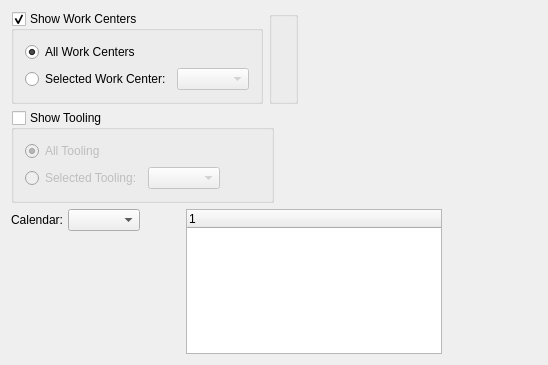
<?xml version="1.0" encoding="UTF-8"?>
<ui version="4.0">
 <comment>
This file is part of the xtmfg Package for xTuple ERP,
and is Copyright (c) 1999-2014 by OpenMFG LLC, d/b/a xTuple.  It
is licensed to you under the xTuple End-User License Agreement (&quot;the
EULA&quot;), the full text of which is available at www.xtuple.com/EULA.
While the EULA gives you access to source code and encourages your
involvement in the development process, this Package is not free
software.  By using this software, you agree to be bound by the
terms of the EULA.
</comment>
 <class>dspTimePhasedRoughCutByWorkCenter</class>
 <widget class="QWidget" name="dspTimePhasedRoughCutByWorkCenter">
  <property name="geometry">
   <rect>
    <x>0</x>
    <y>0</y>
    <width>548</width>
    <height>365</height>
   </rect>
  </property>
  <property name="windowTitle">
   <string>Time-Phased Planned Rough Cut by Work Center</string>
  </property>
  <layout class="QVBoxLayout" name="verticalLayout">
   <item>
    <layout class="QHBoxLayout" name="horizontalLayout_4">
     <item>
      <widget class="QGroupBox" name="_workCenterGroup">
       <property name="title">
        <string>Show Work Centers</string>
       </property>
       <property name="checkable">
        <bool>true</bool>
       </property>
       <layout class="QGridLayout" name="gridLayout_2">
        <item row="0" column="0" colspan="2">
         <widget class="QRadioButton" name="_allWorkCenters">
          <property name="text">
           <string>All Work Centers</string>
          </property>
          <property name="checked">
           <bool>true</bool>
          </property>
         </widget>
        </item>
        <item row="1" column="0">
         <widget class="QRadioButton" name="_selectedWorkCenter">
          <property name="text">
           <string>Selected Work Center:</string>
          </property>
         </widget>
        </item>
        <item row="1" column="1">
         <widget class="XComboBox" name="_workCenters">
          <property name="enabled">
           <bool>false</bool>
          </property>
          <property name="sizePolicy">
           <sizepolicy hsizetype="Expanding" vsizetype="Fixed">
            <horstretch>0</horstretch>
            <verstretch>0</verstretch>
           </sizepolicy>
          </property>
          <property name="type">
           <enum>XComboBox::WorkCentersActive</enum>
          </property>
         </widget>
        </item>
       </layout>
      </widget>
     </item>
     <item>
      <widget class="WarehouseGroup" name="_warehouse">
       <property name="title">
        <string/>
       </property>
       <property name="fixedSize">
        <bool>false</bool>
       </property>
      </widget>
     </item>
     <item>
      <spacer name="horizontalSpacer">
       <property name="orientation">
        <enum>Qt::Horizontal</enum>
       </property>
       <property name="sizeHint" stdset="0">
        <size>
         <width>13</width>
         <height>20</height>
        </size>
       </property>
      </spacer>
     </item>
    </layout>
   </item>
   <item>
    <layout class="QHBoxLayout" name="horizontalLayout">
     <item>
      <widget class="QGroupBox" name="_toolingGroup">
       <property name="title">
        <string>Show Tooling</string>
       </property>
       <property name="checkable">
        <bool>true</bool>
       </property>
       <property name="checked">
        <bool>false</bool>
       </property>
       <layout class="QGridLayout" name="gridLayout_5">
        <item row="0" column="0" colspan="2">
         <widget class="QRadioButton" name="_allTooling">
          <property name="text">
           <string>All Tooling</string>
          </property>
          <property name="checked">
           <bool>true</bool>
          </property>
         </widget>
        </item>
        <item row="1" column="0">
         <widget class="QRadioButton" name="_selectedTooling">
          <property name="text">
           <string>Selected Tooling:</string>
          </property>
          <property name="checked">
           <bool>false</bool>
          </property>
         </widget>
        </item>
        <item row="1" column="1">
         <layout class="QHBoxLayout" name="horizontalLayout_3">
          <item>
           <widget class="XComboBox" name="_tooling">
            <property name="enabled">
             <bool>false</bool>
            </property>
            <property name="sizePolicy">
             <sizepolicy hsizetype="Expanding" vsizetype="Fixed">
              <horstretch>0</horstretch>
              <verstretch>0</verstretch>
             </sizepolicy>
            </property>
            <property name="maximumSize">
             <size>
              <width>300</width>
              <height>16777215</height>
             </size>
            </property>
            <property name="type">
             <enum>XComboBox::Adhoc</enum>
            </property>
           </widget>
          </item>
          <item>
           <spacer name="horizontalSpacer_3">
            <property name="orientation">
             <enum>Qt::Horizontal</enum>
            </property>
            <property name="sizeHint" stdset="0">
             <size>
              <width>0</width>
              <height>20</height>
             </size>
            </property>
           </spacer>
          </item>
         </layout>
        </item>
       </layout>
      </widget>
     </item>
     <item>
      <spacer name="horizontalSpacer_4">
       <property name="orientation">
        <enum>Qt::Horizontal</enum>
       </property>
       <property name="sizeHint" stdset="0">
        <size>
         <width>40</width>
         <height>20</height>
        </size>
       </property>
      </spacer>
     </item>
    </layout>
   </item>
   <item>
    <layout class="QHBoxLayout" name="horizontalLayout_2">
     <item>
      <layout class="QHBoxLayout">
       <property name="spacing">
        <number>7</number>
       </property>
       <item>
        <layout class="QVBoxLayout">
         <property name="spacing">
          <number>0</number>
         </property>
         <item>
          <layout class="QHBoxLayout">
           <property name="spacing">
            <number>5</number>
           </property>
           <item>
            <widget class="QLabel" name="_calendarLit">
             <property name="text">
              <string>Calendar:</string>
             </property>
             <property name="alignment">
              <set>Qt::AlignRight|Qt::AlignTrailing|Qt::AlignVCenter</set>
             </property>
            </widget>
           </item>
           <item>
            <widget class="CalendarComboBox" name="_calendar"/>
           </item>
           <item>
            <spacer name="horizontalSpacer_2">
             <property name="orientation">
              <enum>Qt::Horizontal</enum>
             </property>
             <property name="sizeHint" stdset="0">
              <size>
               <width>40</width>
               <height>20</height>
              </size>
             </property>
            </spacer>
           </item>
          </layout>
         </item>
         <item>
          <spacer>
           <property name="orientation">
            <enum>Qt::Vertical</enum>
           </property>
           <property name="sizeType">
            <enum>QSizePolicy::Expanding</enum>
           </property>
           <property name="sizeHint" stdset="0">
            <size>
             <width>20</width>
             <height>91</height>
            </size>
           </property>
          </spacer>
         </item>
        </layout>
       </item>
      </layout>
     </item>
     <item>
      <widget class="PeriodsListView" name="_periods">
       <property name="sizePolicy">
        <sizepolicy hsizetype="Expanding" vsizetype="Preferred">
         <horstretch>0</horstretch>
         <verstretch>0</verstretch>
        </sizepolicy>
       </property>
       <property name="minimumSize">
        <size>
         <width>0</width>
         <height>120</height>
        </size>
       </property>
      </widget>
     </item>
     <item>
      <spacer name="horizontalSpacer_5">
       <property name="orientation">
        <enum>Qt::Horizontal</enum>
       </property>
       <property name="sizeHint" stdset="0">
        <size>
         <width>40</width>
         <height>20</height>
        </size>
       </property>
      </spacer>
     </item>
    </layout>
   </item>
  </layout>
 </widget>
 <layoutdefault spacing="6" margin="11"/>
 <pixmapfunction>qPixmapFromMimeSource</pixmapfunction>
 <customwidgets>
  <customwidget>
   <class>CalendarComboBox</class>
   <extends>XComboBox</extends>
   <header>calendarTools.h</header>
  </customwidget>
  <customwidget>
   <class>PeriodsListView</class>
   <extends>XTreeWidget</extends>
   <header>calendarTools.h</header>
  </customwidget>
  <customwidget>
   <class>WarehouseGroup</class>
   <extends>QGroupBox</extends>
   <header>warehousegroup.h</header>
   <container>1</container>
  </customwidget>
  <customwidget>
   <class>XComboBox</class>
   <extends>QComboBox</extends>
   <header>xcombobox.h</header>
  </customwidget>
  <customwidget>
   <class>XTreeWidget</class>
   <extends>QTreeWidget</extends>
   <header>xtreewidget.h</header>
   <container>1</container>
  </customwidget>
 </customwidgets>
 <tabstops>
  <tabstop>_allWorkCenters</tabstop>
  <tabstop>_selectedWorkCenter</tabstop>
  <tabstop>_workCenters</tabstop>
  <tabstop>_warehouse</tabstop>
 </tabstops>
 <resources/>
 <connections>
  <connection>
   <sender>_selectedWorkCenter</sender>
   <signal>toggled(bool)</signal>
   <receiver>_workCenters</receiver>
   <slot>setEnabled(bool)</slot>
   <hints>
    <hint type="sourcelabel">
     <x>20</x>
     <y>20</y>
    </hint>
    <hint type="destinationlabel">
     <x>20</x>
     <y>20</y>
    </hint>
   </hints>
  </connection>
  <connection>
   <sender>_selectedTooling</sender>
   <signal>toggled(bool)</signal>
   <receiver>_tooling</receiver>
   <slot>setEnabled(bool)</slot>
   <hints>
    <hint type="sourcelabel">
     <x>20</x>
     <y>20</y>
    </hint>
    <hint type="destinationlabel">
     <x>20</x>
     <y>20</y>
    </hint>
   </hints>
  </connection>
  <connection>
   <sender>_calendar</sender>
   <signal>newCalendarId(int)</signal>
   <receiver>_periods</receiver>
   <slot>populate(int)</slot>
   <hints>
    <hint type="sourcelabel">
     <x>235</x>
     <y>121</y>
    </hint>
    <hint type="destinationlabel">
     <x>590</x>
     <y>204</y>
    </hint>
   </hints>
  </connection>
  <connection>
   <sender>_calendar</sender>
   <signal>select(ParameterList&amp;)</signal>
   <receiver>_periods</receiver>
   <slot>load(ParameterList&amp;)</slot>
   <hints>
    <hint type="sourcelabel">
     <x>235</x>
     <y>121</y>
    </hint>
    <hint type="destinationlabel">
     <x>590</x>
     <y>204</y>
    </hint>
   </hints>
  </connection>
 </connections>
</ui>
